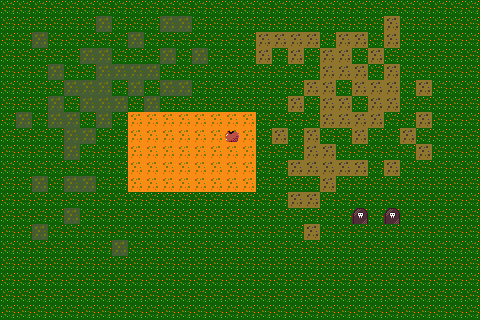

This is a level from a 2D game, rendered from its Tiled map with the project's own tilesets. A one-line summary and the complete map file follow:
An orthogonal 30x20 tile map with 16x16 px tiles, 2 tile layers (ground, plants and graves).

<map version="1.10" tiledversion="1.11.1" orientation="orthogonal" renderorder="right-down" width="30" height="20" tilewidth="16" tileheight="16" infinite="0" nextlayerid="3" nextobjectid="1">
 <tileset firstgid="1" source="../tsx/ground_square.tsx" />
 <layer id="1" name="ground" width="30" height="20">
  <data encoding="csv">
2,2,2,2,2,2,2,2,2,2,2,2,2,2,2,2,2,2,2,2,2,2,2,2,2,2,2,2,2,2,
2,2,2,2,2,2,2,2,2,2,2,2,2,2,2,2,2,2,2,2,2,2,2,2,2,2,2,2,2,2,
2,2,2,2,2,2,2,2,2,2,2,2,2,2,2,2,4,4,4,4,4,4,4,2,2,2,2,2,2,2,
2,2,2,2,2,3,3,2,2,2,2,2,2,2,2,2,2,2,2,2,4,4,4,4,2,2,2,2,2,2,
2,2,2,2,2,2,3,3,3,3,2,2,2,2,2,2,2,2,2,2,4,4,4,4,2,2,2,2,2,2,
2,2,2,2,3,3,3,3,3,3,3,2,2,2,2,2,2,2,2,2,4,4,4,4,4,2,2,2,2,2,
2,2,2,3,3,3,3,3,3,3,3,3,2,2,2,2,2,2,2,2,4,4,4,4,4,2,2,2,2,2,
2,2,2,3,3,3,3,3,1,1,1,1,1,1,1,1,2,2,2,2,4,4,4,4,2,2,2,2,2,2,
2,2,2,2,3,3,3,3,1,1,1,1,1,1,1,1,2,2,2,4,4,4,2,2,2,2,2,2,2,2,
2,2,2,2,2,2,2,2,1,1,1,1,1,1,1,1,2,2,2,4,4,4,2,2,2,2,2,2,2,2,
2,2,2,2,2,2,2,2,1,1,1,1,1,1,1,1,2,2,4,4,4,4,2,2,2,2,2,2,2,2,
2,2,2,2,2,2,2,2,1,1,1,1,1,1,1,1,2,2,2,2,4,2,2,2,2,2,2,2,2,2,
2,2,2,2,2,2,2,2,2,2,2,2,2,2,2,2,2,2,2,2,2,2,2,2,2,2,2,2,2,2,
2,2,2,2,2,2,2,2,2,2,2,2,2,2,2,2,2,2,2,2,2,2,2,2,2,2,2,2,2,2,
2,2,2,2,2,2,2,2,2,2,2,2,2,2,2,2,2,2,2,2,2,2,2,2,2,2,2,2,2,2,
2,2,2,2,2,2,2,2,2,2,2,2,2,2,2,2,2,2,2,2,2,2,2,2,2,2,2,2,2,2,
2,2,2,2,2,2,2,2,2,2,2,2,2,2,2,2,2,2,2,2,2,2,2,2,2,2,2,2,2,2,
2,2,2,2,2,2,2,2,2,2,2,2,2,2,2,2,2,2,2,2,2,2,2,2,2,2,2,2,2,2,
2,2,2,2,2,2,2,2,2,2,2,2,2,2,2,2,2,2,2,2,2,2,2,2,2,2,2,2,2,2,
2,2,2,2,2,2,2,2,2,2,2,2,2,2,2,2,2,2,2,2,2,2,2,2,2,2,2,2,2,2
</data>
 </layer>
 <layer id="2" name="plants and graves" width="30" height="20">
  <data encoding="csv">
0,0,0,0,0,0,0,0,0,0,0,0,0,0,0,0,0,0,0,0,0,0,0,0,0,0,0,0,0,0,
0,0,0,0,0,0,3,0,0,0,3,3,0,0,0,0,0,0,0,0,0,0,0,0,4,0,0,0,0,0,
0,0,3,0,0,0,0,0,3,0,0,0,0,0,0,0,0,0,0,0,2,0,0,0,4,0,0,0,0,0,
0,0,0,0,0,0,0,0,0,0,3,0,3,0,0,0,4,0,4,0,0,0,2,0,0,0,0,0,0,0,
0,0,0,3,0,0,0,0,0,0,0,0,0,0,0,0,0,0,0,0,0,0,0,2,4,0,0,0,0,0,
0,0,0,0,0,0,0,2,0,2,0,3,2,0,0,0,0,0,0,4,0,2,0,0,0,0,4,0,0,0,
0,0,0,0,2,0,0,0,2,0,2,2,0,0,0,0,0,0,4,0,0,0,2,0,0,0,0,0,0,0,
0,3,0,0,0,2,0,2,0,0,0,0,0,0,0,0,0,0,0,0,0,0,0,0,0,0,4,0,0,0,
0,0,0,0,0,0,2,2,0,0,0,0,0,0,6,0,0,4,0,0,2,2,4,0,0,4,0,0,0,0,
0,0,0,0,3,0,0,0,0,0,0,0,0,0,0,0,0,0,0,0,0,2,0,0,0,0,4,0,0,0,
0,0,0,0,0,0,0,0,0,0,0,0,0,0,0,0,0,0,0,0,0,0,4,0,4,0,0,0,0,0,
0,0,3,0,3,3,0,0,0,0,0,0,0,0,0,0,0,0,0,0,0,0,0,0,0,0,0,0,0,0,
0,0,0,0,0,0,0,0,0,0,0,0,0,0,0,0,0,0,4,4,0,0,0,0,0,0,0,0,0,0,
0,0,0,0,3,0,0,0,0,0,0,0,0,0,0,0,0,0,0,0,0,0,5,0,5,0,0,0,0,0,
0,0,3,0,0,0,0,0,0,0,0,0,0,0,0,0,0,0,0,4,0,0,0,0,0,0,0,0,0,0,
0,0,0,0,0,0,0,3,0,0,0,0,2,2,2,0,0,0,0,0,0,0,0,0,0,0,0,0,0,0,
0,0,0,0,0,0,0,0,0,0,0,2,2,2,0,0,0,0,0,0,0,0,0,0,0,0,0,0,0,0,
0,0,0,0,0,0,0,0,0,0,0,2,2,0,0,0,0,0,0,0,0,0,0,0,0,0,0,0,0,0,
0,0,0,0,0,0,0,0,0,0,0,2,0,0,0,0,0,0,0,0,0,0,0,0,0,0,0,0,0,0,
0,0,0,0,0,0,0,0,0,0,0,0,0,0,0,0,0,0,0,0,0,0,0,0,0,0,0,0,0,0
</data>
 </layer>
</map>